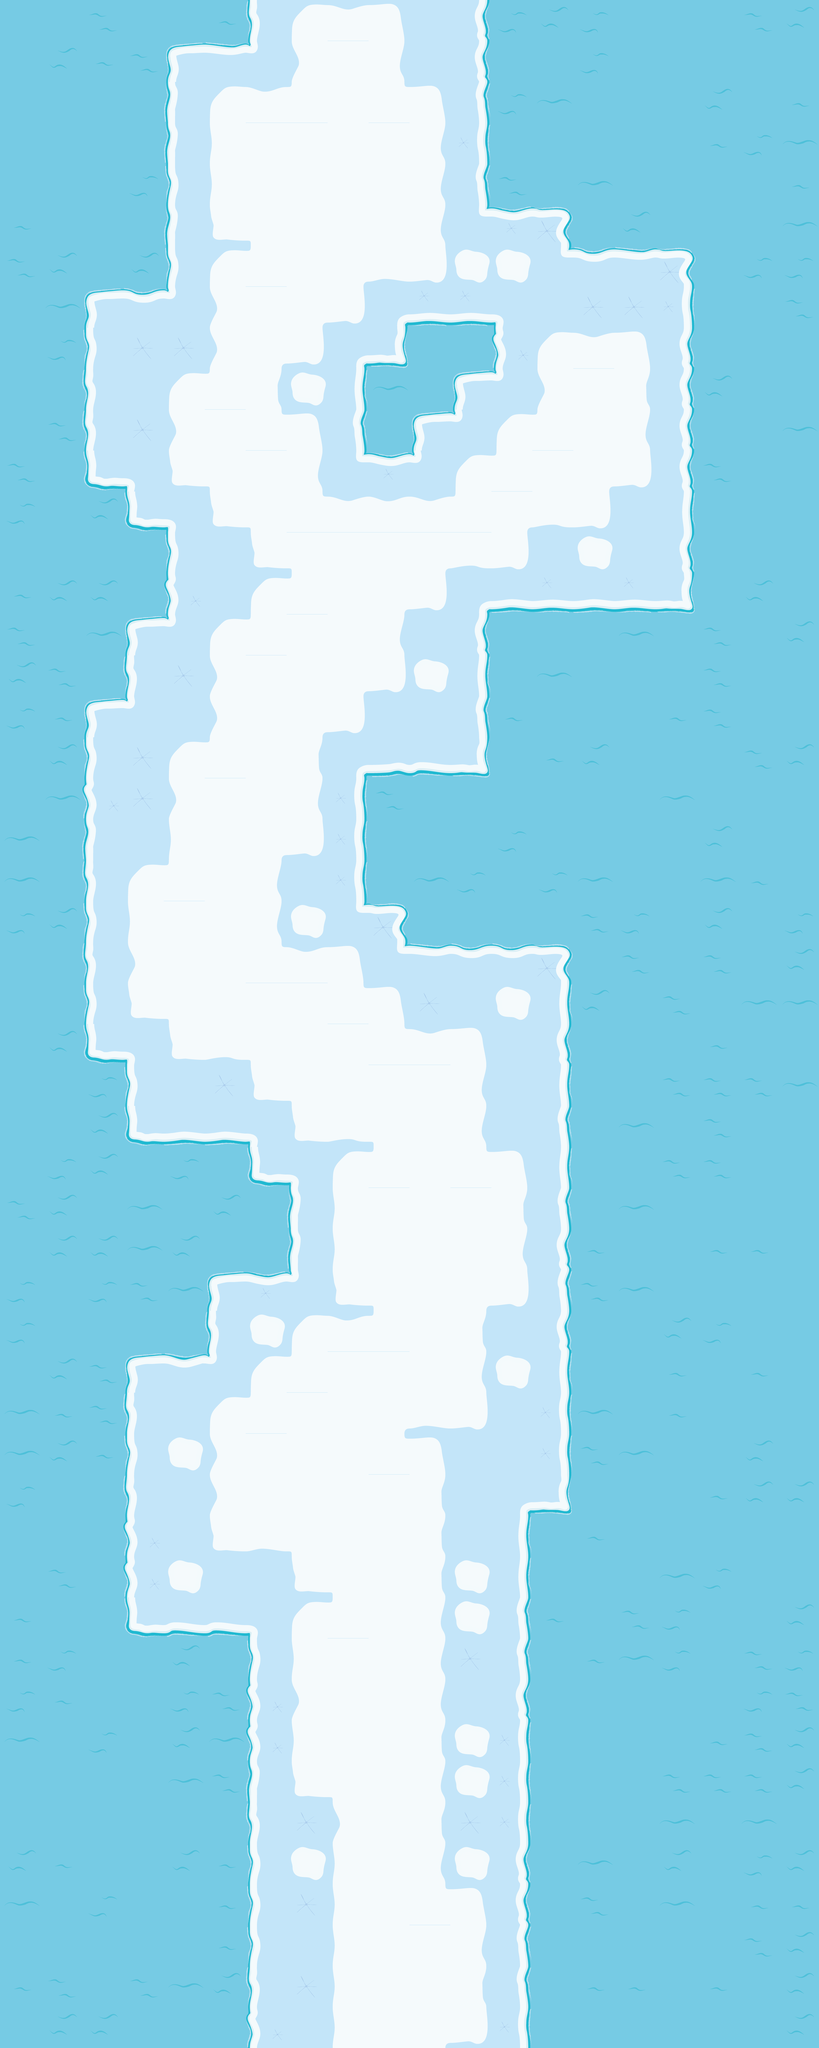

This game map was drawn from its Tiled (.tmx) file and the tilesets committed beside it. A one-line description and the full map source follow:
An orthogonal 20x50 tile map with 160x160 px tiles, 1 tile layer (Kachelebene 1).

<map version="1.0" orientation="orthogonal" renderorder="right-down" width="20" height="50" tilewidth="160" tileheight="160" nextobjectid="1">
 <tileset firstgid="1" name="Map v2" tilewidth="160" tileheight="160" tilecount="100" columns="10">
  <image source="Map v2.gif" width="1600" height="1600" />
  <terraintypes>
   <terrain name="Wasser" tile="-1" />
   <terrain name="Ice" tile="-1" />
   <terrain name="Snow" tile="-1" />
  </terraintypes>
  <tile id="0" terrain="1,1,1,0" />
  <tile id="1" terrain="1,1,0,0" />
  <tile id="2" terrain="1,1,0,0" />
  <tile id="3" terrain="1,1,0,0" />
  <tile id="4" terrain="1,1,0,0" />
  <tile id="5" terrain="1,1,0,1" />
  <tile id="6" terrain="1,1,1,1" />
  <tile id="10" terrain="1,0,1,0" />
  <tile id="11" terrain="0,0,0,0" />
  <tile id="12" terrain="0,0,0,0" />
  <tile id="13" terrain="0,0,0,0" />
  <tile id="14" terrain="0,0,0,0" />
  <tile id="15" terrain="0,1,0,1" />
  <tile id="16" terrain="1,1,1,1" />
  <tile id="20" terrain="1,0,1,0" />
  <tile id="21" terrain="0,0,0,0" />
  <tile id="22" terrain="0,0,0,1" />
  <tile id="23" terrain="0,0,1,0" />
  <tile id="24" terrain="0,0,0,0" />
  <tile id="25" terrain="0,1,0,1" />
  <tile id="26" terrain="1,1,1,1" />
  <tile id="30" terrain="1,0,1,0" />
  <tile id="31" terrain="0,0,0,0" />
  <tile id="32" terrain="0,1,0,0" />
  <tile id="33" terrain="1,0,0,0" />
  <tile id="34" terrain="0,0,0,0" />
  <tile id="35" terrain="0,1,0,1" />
  <tile id="36" terrain="1,1,1,1" />
  <tile id="40" terrain="1,0,1,0" />
  <tile id="41" terrain="0,0,0,0" />
  <tile id="42" terrain="0,0,0,0" />
  <tile id="43" terrain="0,0,0,0" />
  <tile id="44" terrain="0,0,0,0" />
  <tile id="45" terrain="0,1,0,1" />
  <tile id="50" terrain="1,0,1,1" />
  <tile id="51" terrain="0,0,1,1" />
  <tile id="52" terrain="0,0,1,1" />
  <tile id="53" terrain="0,0,1,1" />
  <tile id="54" terrain="0,0,1,1" />
  <tile id="55" terrain="0,1,1,1" />
  <tile id="59" terrain="2,2,2,2" />
  <tile id="66" terrain="2,2,2,1" />
  <tile id="67" terrain="2,2,1,1" />
  <tile id="68" terrain="2,2,1,1" />
  <tile id="69" terrain="2,2,1,2" />
  <tile id="76" terrain="2,1,2,1" />
  <tile id="77" terrain="1,1,1,2" />
  <tile id="78" terrain="1,1,2,1" />
  <tile id="79" terrain="1,2,1,2" />
  <tile id="86" terrain="2,1,2,1" />
  <tile id="87" terrain="1,2,1,1" />
  <tile id="88" terrain="2,1,1,1" />
  <tile id="89" terrain="1,2,1,2" />
  <tile id="96" terrain="2,1,2,2" />
  <tile id="97" terrain="1,1,2,2" />
  <tile id="98" terrain="1,1,2,2" />
  <tile id="99" terrain="1,2,2,2" />
 </tileset>
 <layer name="Kachelebene 1" width="20" height="50">
  <data encoding="csv">
12,12,42,13,22,43,16,78,99,79,7,41,45,44,45,15,15,35,42,44,
22,44,43,42,23,52,56,90,60,77,7,41,13,13,45,25,13,12,12,22,
35,13,35,35,46,78,98,100,60,97,79,11,45,32,13,25,14,44,14,43,
25,22,12,35,46,80,60,60,60,60,77,21,12,25,35,14,22,43,45,32,
15,25,12,45,36,80,60,60,60,60,77,11,42,35,32,22,13,14,25,43,
43,25,14,25,46,88,70,60,60,60,77,51,53,24,15,44,22,25,22,32,
42,44,22,44,36,78,100,60,67,68,89,37,37,51,54,52,24,13,45,45,
13,32,23,54,56,90,60,67,89,1,4,4,6,27,17,17,21,22,13,42,
12,45,36,17,17,90,67,89,1,34,15,14,26,78,99,79,41,15,22,35,
35,14,16,27,78,100,87,37,31,32,35,23,56,90,60,87,41,44,13,35,
22,42,16,17,90,60,97,79,11,15,23,56,78,100,60,77,41,14,22,32,
42,35,33,6,88,70,60,77,51,53,56,78,100,60,67,89,41,42,15,25,
45,25,44,33,6,88,70,97,99,98,99,100,67,69,89,7,31,25,25,35,
13,12,12,13,36,27,88,70,60,60,67,69,89,27,37,7,41,15,35,13,
43,44,44,35,26,27,78,100,60,67,89,1,2,4,2,4,34,12,44,12,
42,22,32,23,56,78,100,60,60,77,27,41,14,15,13,32,25,42,25,44,
44,42,15,16,17,90,60,60,67,89,37,31,35,32,35,22,12,42,13,35,
45,43,23,56,27,90,60,67,89,27,27,11,43,35,12,12,43,42,35,22,
14,44,36,17,78,100,60,87,1,5,3,34,15,43,44,12,15,13,42,44,
14,32,26,17,90,60,60,77,21,42,25,12,12,22,22,15,32,13,35,25,
32,12,46,27,80,60,67,89,21,15,14,35,45,12,12,12,22,44,22,25,
32,35,16,78,100,60,77,27,21,14,32,45,25,45,32,14,13,32,43,35,
45,44,36,80,60,60,77,37,51,24,15,15,35,15,42,45,25,44,12,45,
12,25,16,90,60,60,97,98,79,51,52,54,54,24,35,42,25,42,22,44,
12,25,36,88,70,60,60,60,97,79,17,7,37,31,44,35,42,13,32,32,
35,44,33,6,88,69,70,60,60,97,99,79,7,41,14,25,12,43,13,22,
35,15,45,36,27,17,88,70,60,60,60,77,27,31,14,13,42,42,42,32,
35,22,44,33,2,2,6,88,69,70,60,77,27,11,22,32,22,42,13,22,
14,45,44,22,45,22,33,6,78,100,60,97,79,31,22,15,42,42,35,35,
42,44,22,32,13,44,14,46,80,60,60,60,87,11,35,32,15,25,12,25,
12,44,44,32,44,22,22,46,80,60,60,60,77,41,43,14,35,43,43,25,
45,25,45,42,32,23,53,56,88,70,60,67,89,11,42,32,35,12,35,35,
45,35,22,15,15,16,37,78,98,100,60,87,27,41,15,13,44,45,15,12,
14,44,42,23,55,56,78,100,60,60,60,77,37,31,25,12,43,12,43,13,
32,43,42,16,7,78,100,60,60,67,68,89,27,21,32,22,43,14,35,14,
32,44,43,36,37,90,60,60,60,97,79,27,27,21,42,32,13,25,44,25,
45,12,35,16,7,90,60,60,60,60,87,7,1,34,12,25,15,43,44,44,
12,22,35,26,7,88,68,70,60,60,87,7,31,25,43,22,13,25,13,13,
15,42,14,26,37,27,27,88,70,60,87,37,31,13,35,35,32,45,25,14,
43,22,25,33,3,3,6,78,100,60,77,37,11,43,13,42,45,14,35,44,
43,45,35,12,44,35,36,80,60,60,77,17,11,25,43,32,45,35,42,45,
45,43,35,35,45,42,26,90,60,60,77,27,41,14,14,13,22,25,45,42,
32,25,45,25,44,32,26,80,60,60,87,37,21,35,35,22,13,43,42,44,
35,12,35,12,32,42,46,88,70,60,77,37,21,12,22,15,42,42,42,44,
35,15,15,35,22,25,16,17,90,60,87,17,21,35,13,35,32,14,32,12,
44,43,25,13,44,43,36,37,80,60,77,37,41,14,32,12,44,13,45,44,
32,14,45,14,15,43,36,17,80,60,97,79,41,25,42,14,32,12,43,43,
22,15,13,14,12,43,36,27,80,60,60,77,11,22,25,12,35,22,42,44,
43,42,12,42,32,44,16,17,80,60,60,87,11,25,43,43,12,43,14,44,
35,44,44,12,25,15,26,7,80,60,67,89,21,15,22,15,15,14,14,44
</data>
 </layer>
 <objectgroup name="Eisberg" />
</map>
